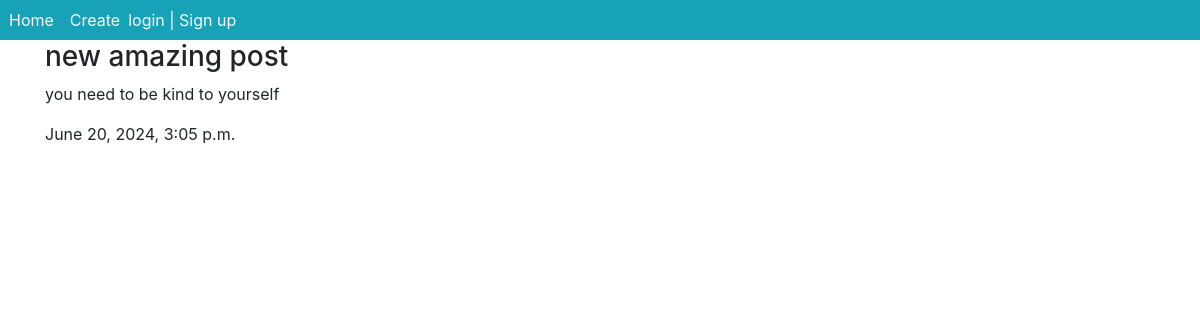
Screenshot of /blog/detail/4 with the database file from the repository.
### blog/models.py (models this page shows, shortened)
class Post(models.Model):
    STATUS_CHOICES = (
        ('pub', 'Published'),
        ('drf', 'Draft'),
    )
    title = models.CharField(max_length=100)
    text = models.TextField()
    date_created = models.DateTimeField(auto_now_add=True)
    date_modified = models.DateTimeField(auto_now=True)
    status = models.CharField(choices=STATUS_CHOICES, default='drf', max_length=3)
    author = models.ForeignKey('auth.User', on_delete=models.CASCADE, null=True)

### blog/views.py (the view)
# urls.py: path('detail/<int:pk>', views.PostDetail.as_view(), name='post_detail'),
class PostDetail(generic.DetailView):
    model = Post
    template_name = 'blog/detail.html'
    context_object_name = 'post'

### blog/templates/blog/detail.html (shortened to what this page needs)
{% extends '_base.html'%}
      {%block content%}
          <h3>{{ post.title }}</h3>
          <p> {{ post.text }} </p>
          <p> {{ post.date_created }}</p>
      {%endblock%}

### rows the page displays
Post: title "new amazing post", text "you need to be kind to yourself", date_created "June 20, 2024, 3:05 p.m."
